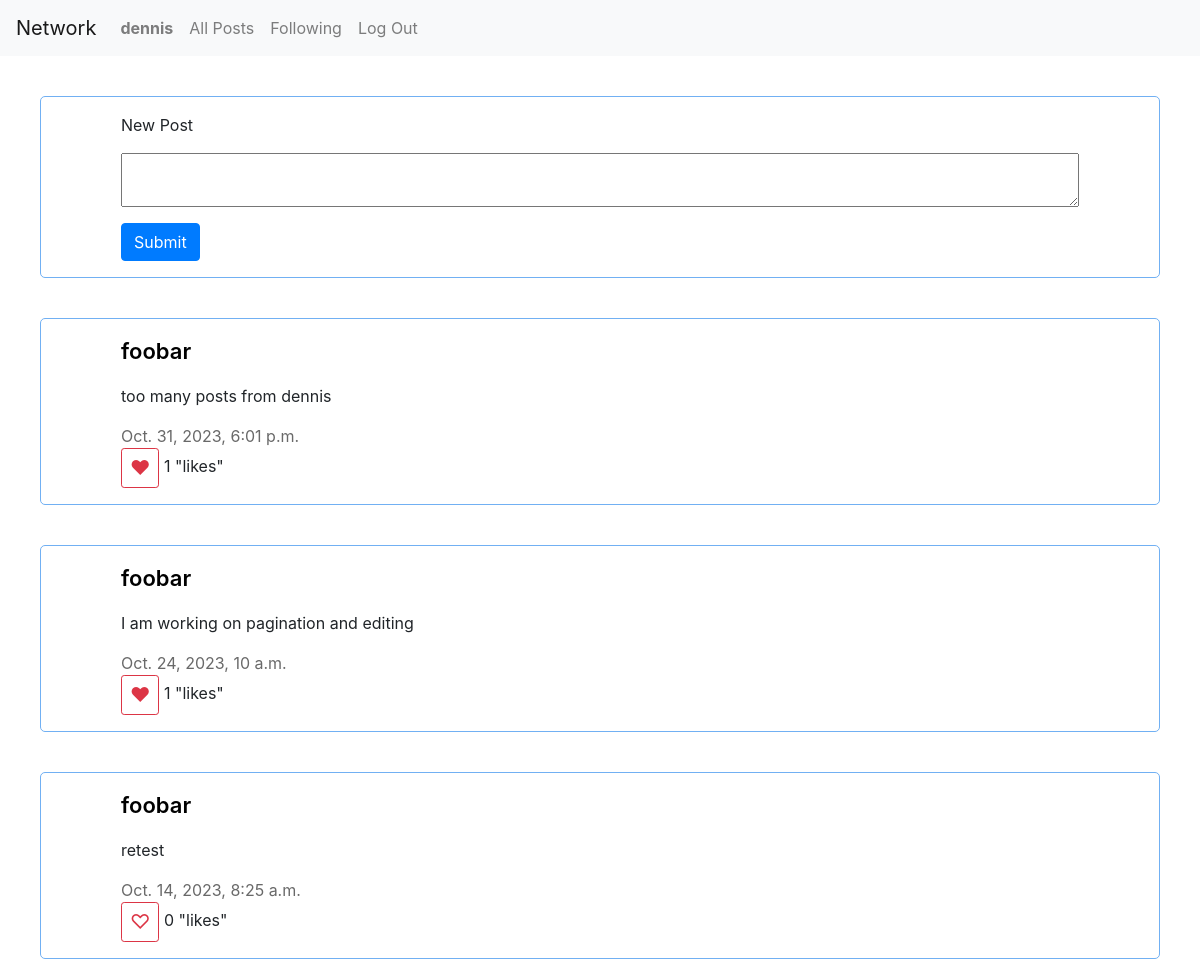
Before: /following (signed in, upper part) with the older database file.
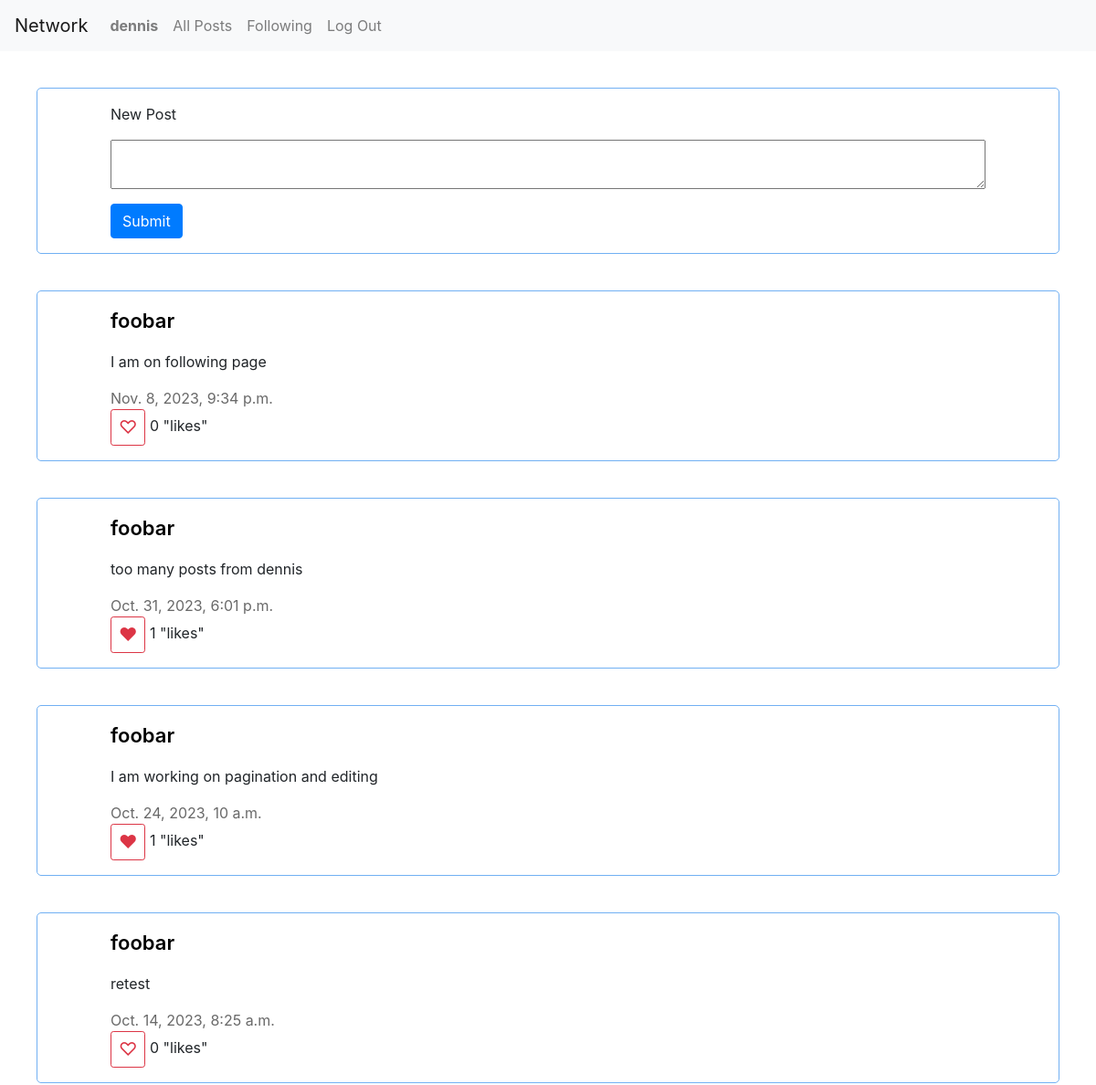
After: the same page with the newer database file.
### network/models.py (models this page shows, shortened)
class Post(models.Model):
    poster = models.ForeignKey(User, on_delete=models.CASCADE, related_name="post")
    content = models.TextField()
    timestamp = models.DateTimeField()

class User(AbstractUser):
    pass

### network/views.py (the view)
# urls.py: path("following", views.following, name="following"),
@login_required
def following(request):
    followed = Follow.objects.filter(follower=request.user).values("followed")
    post_list = Post.objects.filter(poster__in=followed)
    post_list = post_list.order_by("-timestamp").all()
    paginator = Paginator(post_list,10)
    page_number = request.GET.get('page')
    post_list = paginator.get_page(page_number)
    liked = []
    if request.user.is_authenticated:
        user_likes = Like.objects.filter(liker=request.user)
        liked = Post.objects.filter(likes__in=user_likes)
    return render(request, "network/following.html", {"post_list":post_list,"liked":liked})

### network/templates/network/following.html (shortened to what this page needs)
{% extends "network/layout.html" %}
{% load static %}
{% block body %}
{% if user.is_authenticated %}
    <div id="new-post">
        <div id="new-post-form">
            New Post
            <form id="submit-post">
                <div>
                    <textarea id="new-post-text"></textarea>
                </div>
                <input type="submit" id="new-post-button" class="btn btn-primary">
            </form>
        </div>
    </div>
  {% endif %}
    <div id="following-page">
        <div id="following-posts">
          {% for post in post_list %}
          <div class="post">
            <div class="poster-name-div">
              <a href="{% url 'profile' post.poster_id %}" class="poster-name">{{ post.poster }}</a>
            </div>
              <div class="content" id="{{ post.id }}-content">{{ post.content }}</div>
              <div class="tmstmp">{{ post.timestamp }}</div>
              {% if user.is_authenticated %}
                {% if post in liked %}
                  <button class="btn btn-outline-danger btn-sm likeButton" data-post_id="{{ post.id }}" data-liked="liked">&#9829;</button>
                {% else %}
                  <button class="btn btn-outline-danger btn-sm likeButton" data-post_id="{{ post.id }}" data-liked="not-liked">&#9825;</button>
                {% endif %}
              {% endif %}
              <div class="likes-count">
                <span id="{{ post.id }}-likes">{{ post.likes.count }}</span>
                <span>"likes"</span>
              </div>
          </div>
      {% endfor %}
        </div>
    </div>
{% endblock %}

Changed rows visible on the page:
added Post: poster "foobar", content "I am on following page", timestamp "Nov. 8, 2023, 9:34 p.m.", likes.count "0"
